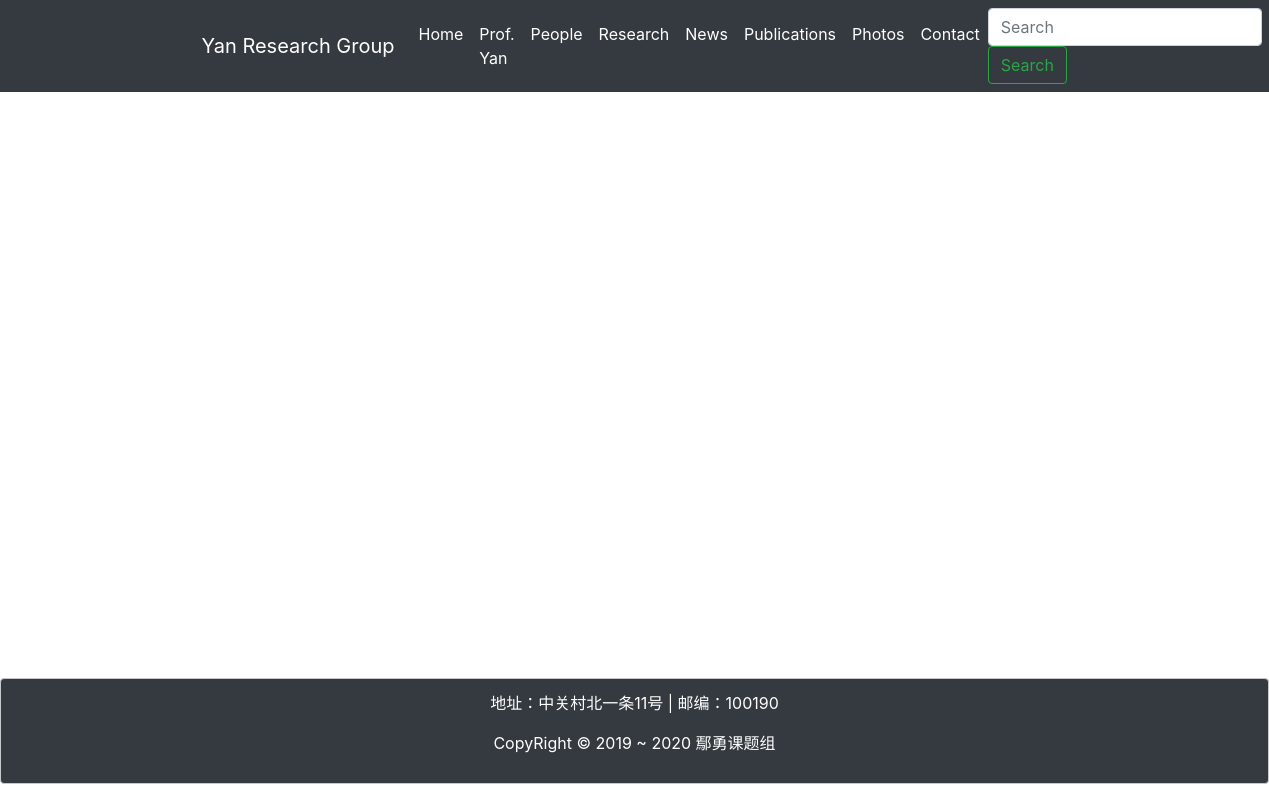
The app's page /contact/, older data.
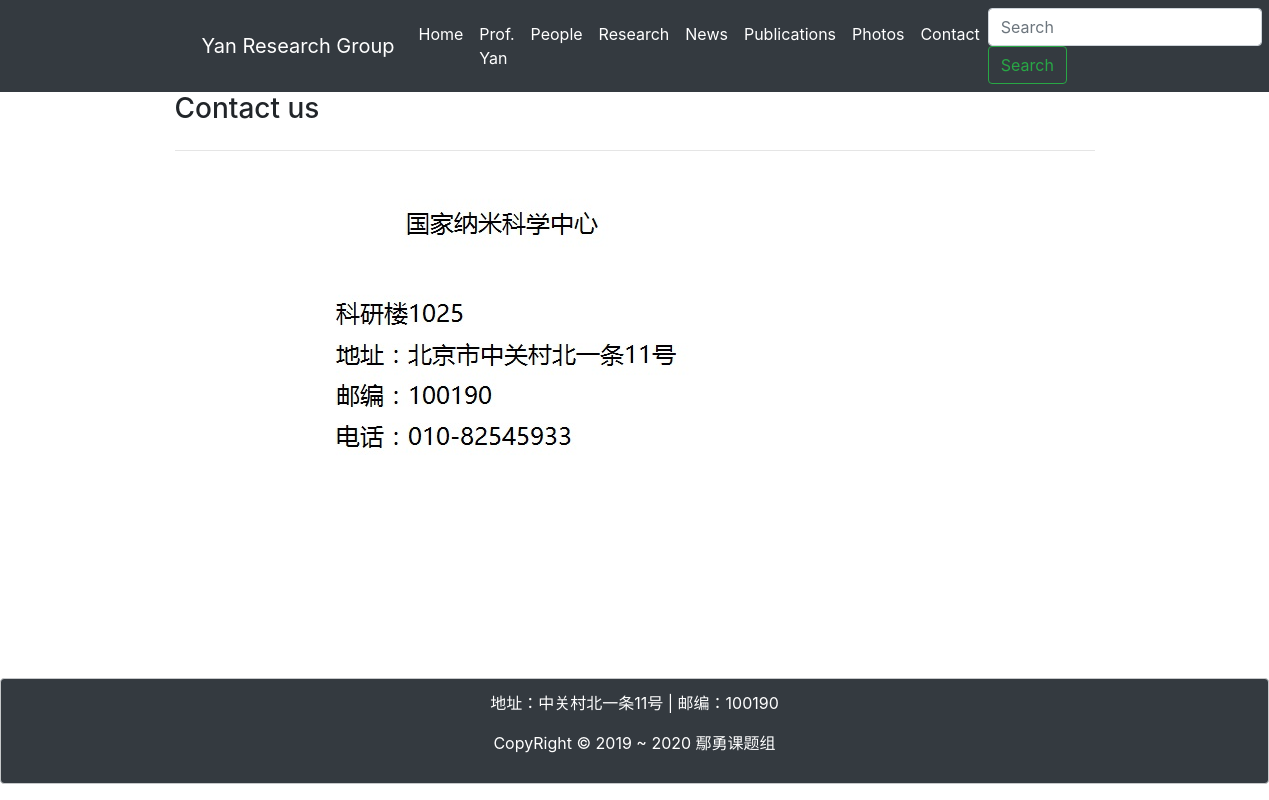
The same page, newer data.
### groupwebsite/models.py (models this page shows, shortened)
class Contact(models.Model):
    title = models.CharField(max_length=200)
    content = RichTextUploadingField()

### groupwebsite/views.py (the view)
# urls.py: path('contact/',views.contact,name='contact'),
def contact(request):
    context = {}
    context['contacts'] = Contact.objects.all()
    return render_to_response('Contact.html', context)

### groupwebsite/templates/Contact.html (shortened to what this page needs)
{% extends 'base.html' %}
{% block content %}
     {% for contact in contacts %}
         <div class="row">
         <div class="col-6">
            <h3>{{ contact.title }}</h3>
         </div>
        </div>
          <hr>
         <div class="row">
         <p>{{ contact.content|safe}}</p>
         </div>
     {%  endfor %}
{% endblock %}

Row changes from the older to the newer data that the page shows:
added Contact: title "Contact us", content (picture)
